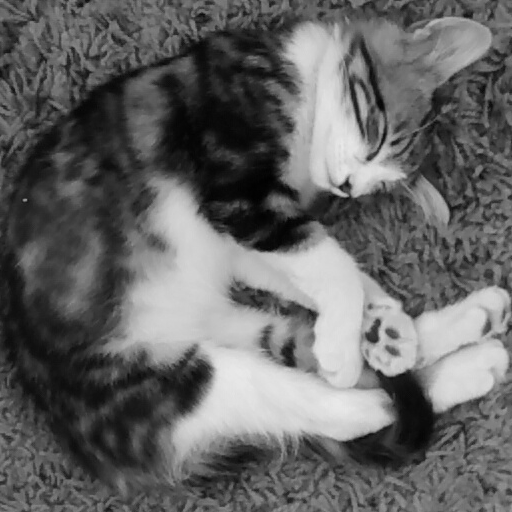
#> input picture scripts/comete.png, 512 x 512 px
$ python imaging_1-denoising_deblurring.py
#> lines starting #> are read from the running program, lines starting #| are printed output that depends on the picture
### invprob/wavelet.py
import numpy as np
import matplotlib.pyplot as plt
import pylab

# [588 lines left out: functions transform, inverse_transform, compute_wavelet_filter, perform_wavortho_transf, perform_wavelet_transf, lifting_step and 11 more, not called in this run]

### scripts/imaging_1-denoising_deblurring.py
import numpy as np
from numpy import linalg as la
import matplotlib.pyplot as plt
from pylab import fft2, ifft2
from scipy.fftpack import dct
from scipy.fftpack import idct
from skimage.io import imread
from skimage.util import random_noise
from skimage.util.dtype import img_as_float

import sys
sys.path.append('..')

from invprob import wavelet
# from invprob import signal

#########################################
# This is for production only
import importlib
importlib.reload(wavelet)
#########################################
seed = 78  # Seed for random events
np.random.seed(seed=seed)
dpi = 100  # Resolution for plotting (230 for small screen, 100 for large one)
plt.ion()
data_repo = "scripts/../data/images/"

# We can blur images
# comete = signal.load_image(data_repo + 'comete.png')
im = img_as_float(imread('comete.png'))
#> im: shape (512, 512) float64; min 0, max 0.918, mean 0.397
_ = plt.figure(dpi=dpi)
_ = plt.imshow(im, cmap="gray", interpolation="none")


def create_kernel(kernel_size, kernel_std):
    x = np.concatenate((
                       np.arange(0, kernel_size / 2), np.arange(-kernel_size / 2, 0)))
    [Y, X] = np.meshgrid(x, x)
    kernel = np.exp((-X**2 - Y**2) / (2 * kernel_std**2))
    kernel = kernel / sum(kernel.flatten())
    return kernel


def blur(x, h):
    return np.real(ifft2(fft2(x) * fft2(h)))


kernel_size =512
kernel_std = 2
kernel = create_kernel(kernel_size, kernel_std)
imb = blur(im, kernel)
_ = plt.figure(dpi=dpi)
_ = plt.imshow(imb, cmap="gray")

# Replace fft with dct
def dct2(image):
    return dct(dct(image.T, norm='ortho').T, norm='ortho')

def idct2(coefficient):
    return idct(idct(coefficient.T, norm='ortho').T, norm='ortho')

# inverse works well? yes
_ = plt.figure(dpi=dpi)
_ = plt.imshow(idct2(dct2(im)), cmap="gray")

# convolution works well? no
imb_dct = np.real(idct2(dct2(im) * dct2(kernel)))
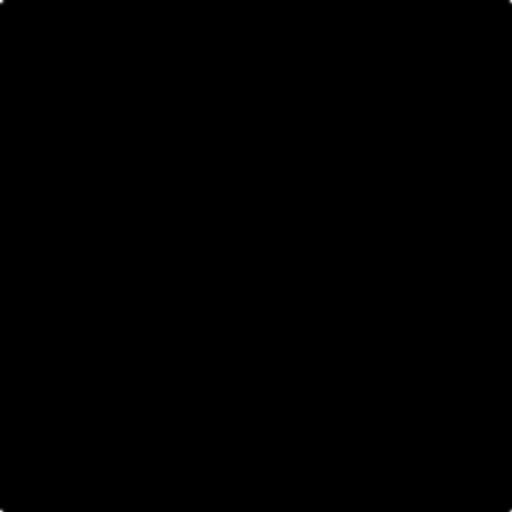
#> kernel: shape (512, 512) float64; min 0, max 0.0398, mean 3.81e-06; drawn with min black and max white
_ = plt.figure(dpi=dpi)
_ = plt.imshow(imb_dct, cmap="gray")


# Tentative import matlab code WORKS?

def fast_create_kernel(kernel_size, kernel_std, im_shape):
    kernel = create_kernel(kernel_size, kernel_std)
    padded_kernel = np.zeros(im_shape)
    padded_kernel[0:kernel.shape[0], 0:kernel.shape[1]] = kernel
    e = np.zeros(im_shape)
    e[0,0] = 1
    i = int(np.floor(kernel.shape[0]/2)+1)
    j = int(np.floor(kernel.shape[1]/2)+1)
    center = np.array([i, j])
    m = im_shape[0]
    n = im_shape[1]
    k = min(i-1,m-i,j-1,n-j)

    PP = padded_kernel[i-k-1:i+k, j-k-1:j+k]
    Z1 = np.diag(np.ones((k+1)),k)
    Z2 = np.diag(np.ones((k)),k+1)
    PP = Z1@PP@Z1.T + Z1@PP@Z2.T + Z2@PP@Z1.T + Z2@PP@Z2.T

    Ps = np.zeros(im_shape)
    Ps[0:2*k+1, 0:2*k+1] = PP
    kernel_fourier = dct2(Ps)/dct2(e)
    return kernel_fourier

def fast_blur(x, h):
    return np.real(idct2(dct2(x) * h))
#> in idct2 (call 3), `return idct(idct(coefficient.T, norm='ortho').T, norm='ortho')`:
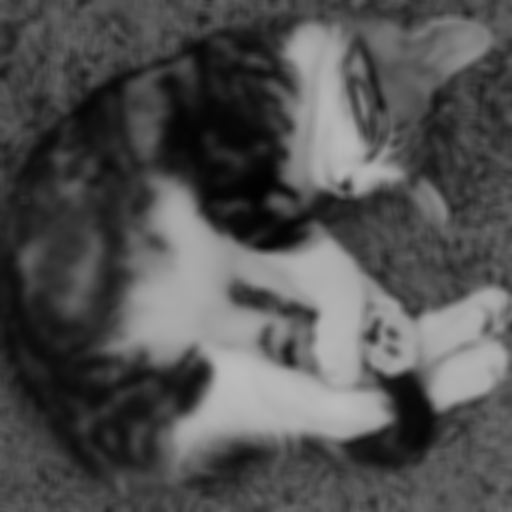
#> returned value: shape (512, 512) float64; min 0.00802, max 0.737, mean 0.322

kernel_size = 9
kernel_std = 10
kernel_fourier = fast_create_kernel(kernel_size, kernel_std, im.shape)
imb_dct = fast_blur(im, kernel_fourier)
_ = plt.figure(dpi=dpi)
_ = plt.imshow(imb_dct, cmap="gray")

# ok it works. It is a symmetric operator? YESSSSS
a = np.random.randn(512,512)
b = np.random.randn(512,512)
np.sum(fast_blur(a, kernel_fourier) * b) - np.sum(fast_blur(b, kernel_fourier) * a)


# We implement the wavelet transform
imw = wavelet.transform(im)
#> the loop in perform_wavortho_transf, `for j in np.arange(Jmax, Jmin - 1, -1):` made 7 passes
#> pass 1, in subsampling, `y = x[::p, :]`:
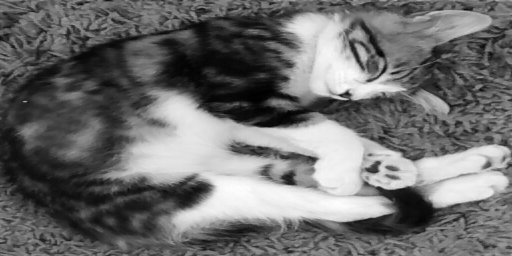
#> y: shape (256, 512) float64; min 0.00365, max 1.3, mean 0.561; drawn with min black and max white
#> pass 1, in subsampling (call 2), `y = x[::p, :]`:
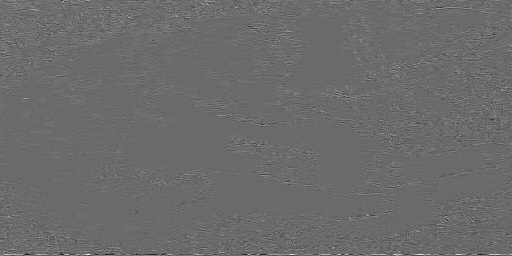
#> y: shape (256, 512) float64; min -0.128, max 0.177, mean 0.00111; drawn with min black and max white
#> pass 1, in subsampling (call 3), `y = x[:, ::p]`:
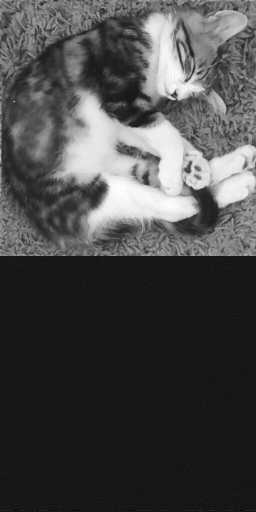
#> y: shape (512, 256) float64; min -0.18, max 1.83, mean 0.398; drawn with min black and max white
_ = plt.figure(dpi=dpi)
_ = wavelet.plot_coeff(imw)
#> the loop in plot_coeff, `for j in np.arange(Jmax, Jmin - 1, -1):` made 7 passes
#> pass 1, in rescaleWav (call 2), `B = .5 + .5 * A / v`:
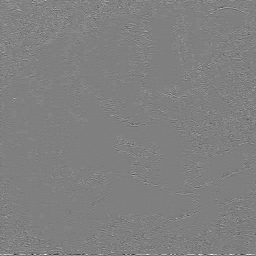
#> B: shape (256, 256) float64; min 0.132, max 1, mean 0.503
#> in rescale, `v = f.max() - f.min()`: v = 61.78
#> in rescale, `g = (f - f.min()).copy()`: g = [[0, 25.2, 16.92, 12.76], [51.22, 61.78, 60.42, 7.1], [34.67, 44.74, 39.08, 6.3], [1.01, 36.61, 33.88, 25.25]]
#> in rescale, `g = g / v`: g = [[0, 0.408, 0.274, 0.207], [0.829, 1, 0.978, 0.115], [0.561, 0.724, 0.633, 0.102], [0.0163, 0.593, 0.548, 0.409]]
#> in plot_coeff, `U[:2 ** j:, :2 ** j:] = rescale(U[:2 ** j:, :2 ** j:])`: U: shape (512, 512) float64; min 0, max 1, mean 0.502
imww = wavelet.inverse_transform(imw)
#> the loop in perform_wavortho_transf (call 2), `for j in np.arange(Jmin, Jmax + 1):` made 7 passes
#> pass 3, in perform_wavortho_transf (call 2), `A = f1[:2 ** (j + 1):, :2 ** (j + 1):]`:
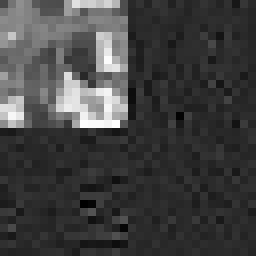
#> A: shape (32, 32) float64 (shown 8 times larger); min -6.03, max 29.61, mean 3.1; drawn with min black and max white
_ = plt.figure(dpi=dpi)
_ = plt.imshow(imww, cmap="gray")

# We add some noise
#> (the run stopped early here; a loop or call above may not have finished)
